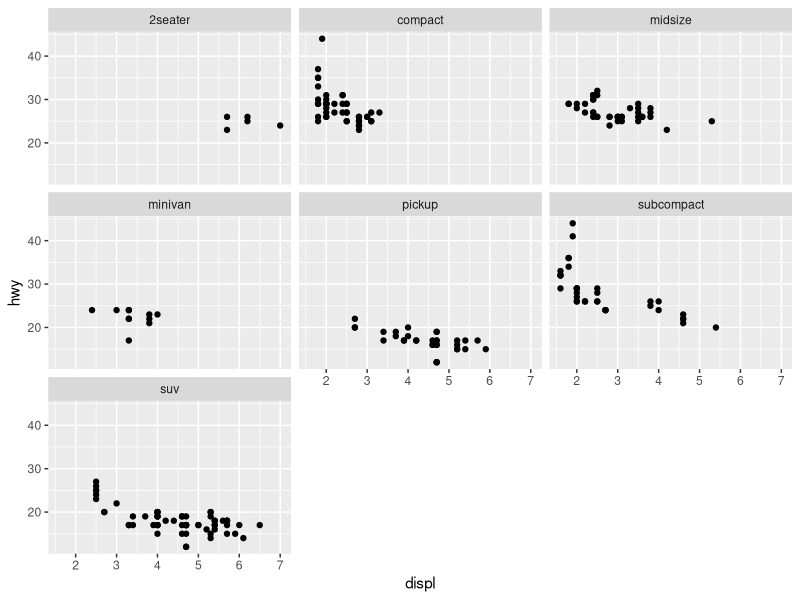

This chart was generated by the following R code:
library(ggplot2)


### Name: summarise_plot
### Title: Summarise built plot objects
### Aliases: summarise_plot summarise_layout summarise_coord
###   summarise_layers
### Keywords: internal

### ** Examples

p <-
  ggplot(mpg, aes(displ, hwy)) +
  geom_point() +
  facet_wrap(~class)
b <- ggplot_build(p)

summarise_layout(b)
summarise_coord(b)
summarise_layers(b)




